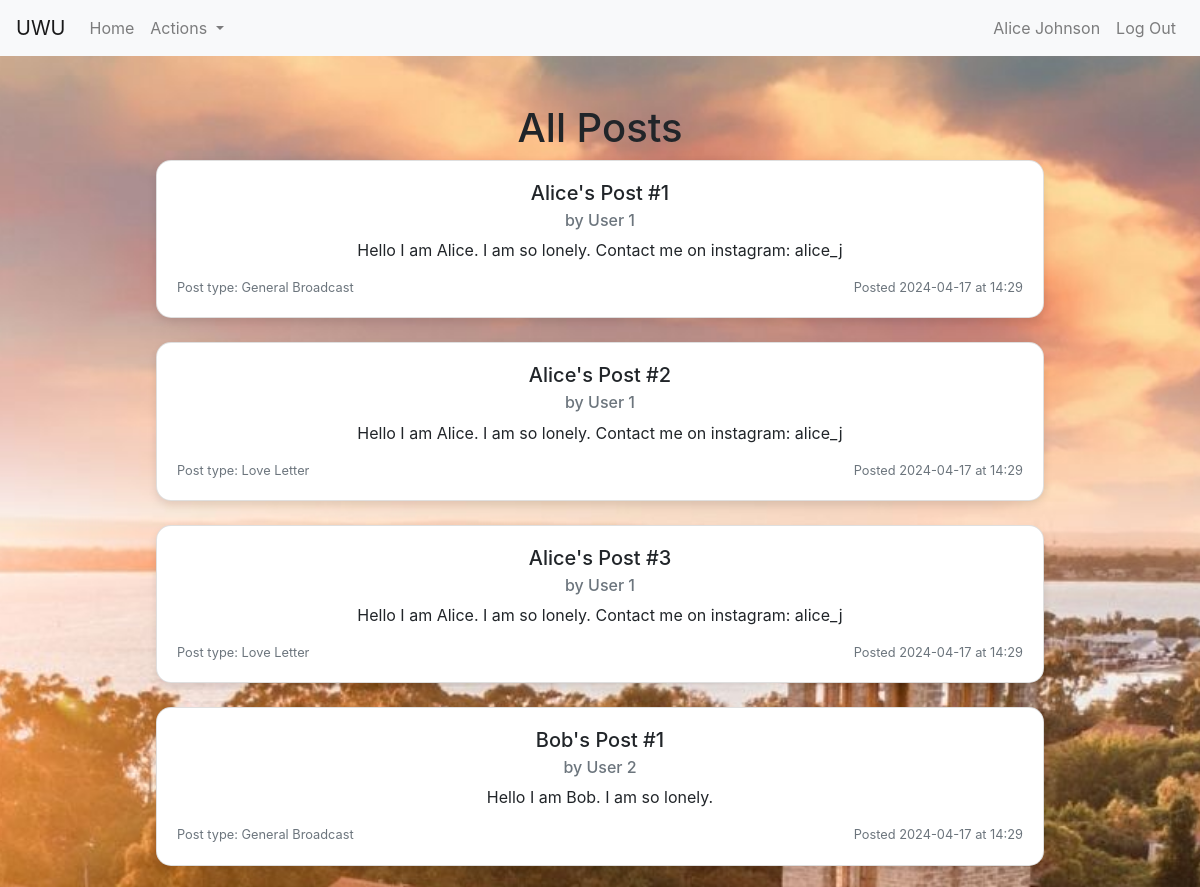
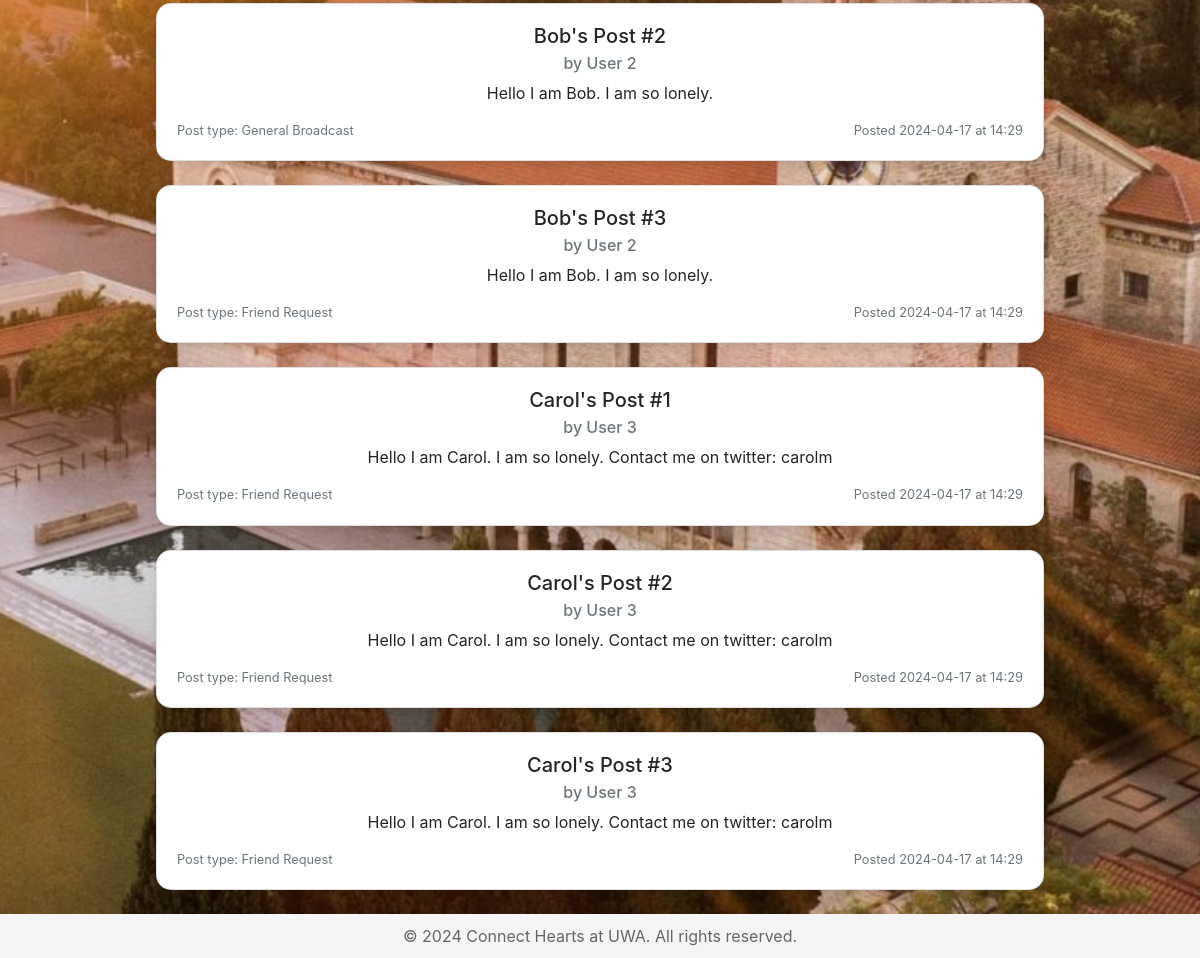
Page /post/browse (signed in) on the committed database (2 pictures, top to bottom).
### models.py (models this page shows)
class Post(db.Model):
    post_id = db.Column(db.Integer, primary_key=True)
    user_id = db.Column(db.Integer, db.ForeignKey("user.user_id"), nullable=False)
    title = db.Column(db.String(200), nullable=False)
    is_anonymous = db.Column(db.Boolean, default=False)
    content = db.Column(db.Text, nullable=False)
    post_type = db.Column(db.String(50), nullable=False)
    created_at = db.Column(db.DateTime, server_default=db.func.now())
    replies = db.relationship("Reply", backref="post", lazy=True)

### blueprints/post.py (the view)
@post.route("/browse")
def browse():
    posts = Post.query.all()
    return render_template("browse.html", posts=posts)

### templates/browse.html (shortened to what this page needs)
{% extends "base.html" %}
{% block content %}
<div class="container mt-5">
    <h1 class="text-center">All Posts</h1>
    {% for post in posts %}
    <div class="card mb-4" style="width: 80%; margin-left: auto; margin-right: auto;">
        <div class="card-body">
            <h5 class="card-title">{{ post.title }}</h5>
            <h6 class="card-subtitle mb-2 text-muted">by User {{ post.user_id }}</h6>
            <p class="card-text">{{ post.content }}</p>
            <div class="d-flex justify-content-between">
                <small class="text-muted">Post type: {{ post.post_type }}</small>
                <small class="text-muted">
                    Posted {{ post.created_at.strftime('%Y-%m-%d at %H:%M') }}
                </small>
            </div>
        </div>
    </div>
    {% endfor %}
</div>
{% endblock %}

### static/css/style.css (style rules this page uses)
html, body { height: 100%; margin: 0; padding: 0; display: flex; flex-direction: column; }
body { background-image: url("../images/uwa-sunrise-crop.jpg"); background-size: cover; background-position: center; }
.card { text-align: center; border-radius: 15px; box-shadow: 0 4px 8px rgba(0, 0, 0, 0.1); }
.card { width: 80%; margin: 0 auto 20px; box-shadow: 0 4px 8px rgba(0, 0, 0, 0.1); }

### rows in the picture
Post: title "Alice's Post #1", user_id "1", content "Hello I am Alice. I am so lonely. Contact me on instagram: alice_j", post_type "General Broadcast", created_at "2024-04-17 at 14:29"
Post: title "Alice's Post #2", user_id "1", content "Hello I am Alice. I am so lonely. Contact me on instagram: alice_j", post_type "Love Letter", created_at "2024-04-17 at 14:29"
Post: title "Alice's Post #3", user_id "1", content "Hello I am Alice. I am so lonely. Contact me on instagram: alice_j", post_type "Love Letter", created_at "2024-04-17 at 14:29"
Post: title "Bob's Post #1", user_id "2", content "Hello I am Bob. I am so lonely.", post_type "General Broadcast", created_at "2024-04-17 at 14:29"
Post: title "Bob's Post #2", user_id "2", content "Hello I am Bob. I am so lonely.", post_type "General Broadcast", created_at "2024-04-17 at 14:29"
Post: title "Bob's Post #3", user_id "2", content "Hello I am Bob. I am so lonely.", post_type "Friend Request", created_at "2024-04-17 at 14:29"
Post: title "Carol's Post #1", user_id "3", content "Hello I am Carol. I am so lonely. Contact me on twitter: carolm", post_type "Friend Request", created_at "2024-04-17 at 14:29"
Post: title "Carol's Post #2", user_id "3", content "Hello I am Carol. I am so lonely. Contact me on twitter: carolm", post_type "Friend Request", created_at "2024-04-17 at 14:29"
Post: title "Carol's Post #3", user_id "3", content "Hello I am Carol. I am so lonely. Contact me on twitter: carolm", post_type "Friend Request", created_at "2024-04-17 at 14:29"

### other values in the picture
{{ session['user_name'] }} "Alice Johnson"
